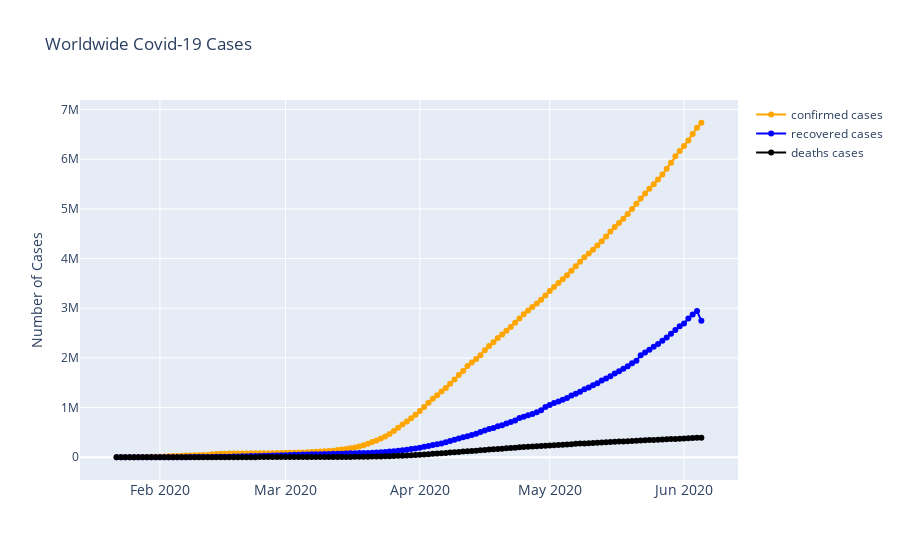

The cell this chart's notebook holds for it:
### Code cell
fig = go.Figure()
fig.add_trace(go.Scatter(x = confirmed_df['Date'], y = confirmed_df['Confirmed'], \
                mode = 'lines+markers', name = 'confirmed cases', \
                line = dict(color = "Orange", width = 2)))

fig.add_trace(go.Scatter(x = recovered_df['Date'], y = recovered_df['Recovered'], \
                mode = 'lines+markers', name = 'recovered cases', \
                line = dict(color = "Blue", width = 2)))

fig.add_trace(go.Scatter(x = deaths_df['Date'], y = deaths_df['Deaths'], \
                mode = 'lines+markers', name = 'deaths cases', \
                line = dict(color = "Black", width = 2)))
fig.update_layout(title = "Worldwide Covid-19 Cases", xaxis_tickfont_size = 14, \
                 yaxis = dict(title = "Number of Cases"))
fig.show()

### Figure 1 — Plotly figure (JSON) as saved in the notebook; plotly's stock layout.template omitted (floating-point values rounded to 4 significant figures; data arrays with more than 128 entries replaced by an {"elided": "..."} marker saying what was removed)
{"data": [{"line": {"color": "Orange", "width": 2}, "mode": "lines+markers", "name": "confirmed cases", "type": "scatter", "x": {"elided": "136 str values"}, "y": {"elided": "136 int values"}}, {"line": {"color": "Blue", "width": 2}, "mode": "lines+markers", "name": "recovered cases", "type": "scatter", "x": {"elided": "136 str values"}, "y": {"elided": "136 int values"}}, {"line": {"color": "Black", "width": 2}, "mode": "lines+markers", "name": "deaths cases", "type": "scatter", "x": {"elided": "136 str values"}, "y": {"elided": "136 int values"}}], "layout": {"title": {"text": "Worldwide Covid-19 Cases"}, "xaxis": {"tickfont": {"size": 14}}, "yaxis": {"title": {"text": "Number of Cases"}}}}
